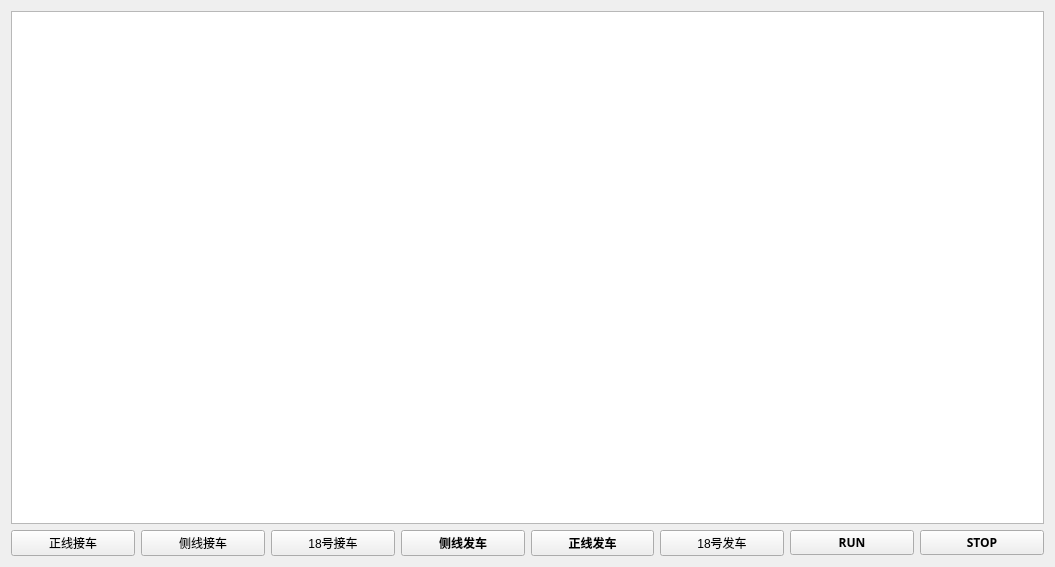
<?xml version="1.0" encoding="UTF-8"?>
<ui version="4.0">
 <class>Widget</class>
 <widget class="QWidget" name="Widget">
  <property name="geometry">
   <rect>
    <x>0</x>
    <y>0</y>
    <width>1055</width>
    <height>567</height>
   </rect>
  </property>
  <property name="windowTitle">
   <string>Widget</string>
  </property>
  <layout class="QVBoxLayout" name="verticalLayout">
   <item>
    <widget class="QGraphicsView" name="graphicsView"/>
   </item>
   <item>
    <layout class="QHBoxLayout" name="horizontalLayout">
     <item>
      <widget class="QPushButton" name="zx_recieve">
       <property name="text">
        <string>正线接车</string>
       </property>
      </widget>
     </item>
     <item>
      <widget class="QPushButton" name="cx_recieve">
       <property name="text">
        <string>侧线接车</string>
       </property>
      </widget>
     </item>
     <item>
      <widget class="QPushButton" name="lg_recieve">
       <property name="text">
        <string>18号接车</string>
       </property>
      </widget>
     </item>
     <item>
      <widget class="QPushButton" name="cx_send">
       <property name="font">
        <font>
         <family>等线</family>
         <weight>75</weight>
         <bold>true</bold>
        </font>
       </property>
       <property name="text">
        <string>侧线发车</string>
       </property>
      </widget>
     </item>
     <item>
      <widget class="QPushButton" name="zx_send">
       <property name="font">
        <font>
         <family>等线</family>
         <weight>75</weight>
         <bold>true</bold>
        </font>
       </property>
       <property name="text">
        <string>正线发车</string>
       </property>
      </widget>
     </item>
     <item>
      <widget class="QPushButton" name="lg_send">
       <property name="text">
        <string>18号发车</string>
       </property>
      </widget>
     </item>
     <item>
      <widget class="QPushButton" name="start_btn">
       <property name="font">
        <font>
         <family>Bahnschrift SemiBold</family>
         <weight>75</weight>
         <bold>true</bold>
        </font>
       </property>
       <property name="text">
        <string>RUN</string>
       </property>
      </widget>
     </item>
     <item>
      <widget class="QPushButton" name="stop_btn">
       <property name="font">
        <font>
         <family>Bahnschrift SemiBold</family>
         <weight>75</weight>
         <bold>true</bold>
        </font>
       </property>
       <property name="text">
        <string>STOP</string>
       </property>
      </widget>
     </item>
    </layout>
   </item>
  </layout>
 </widget>
 <layoutdefault spacing="6" margin="11"/>
 <resources/>
 <connections/>
</ui>
